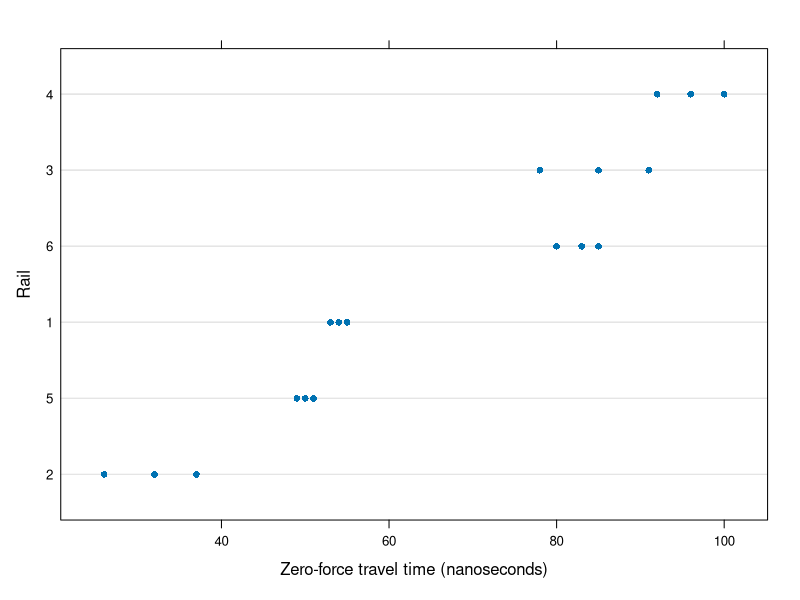
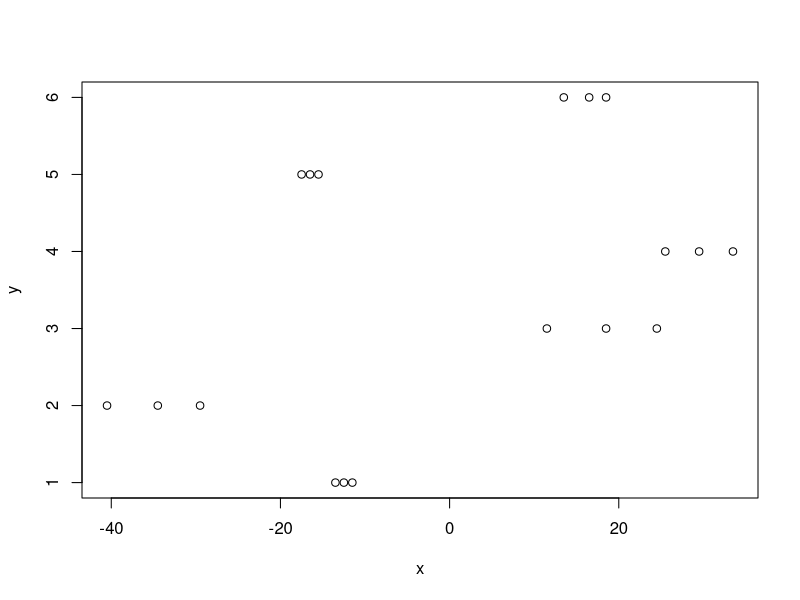
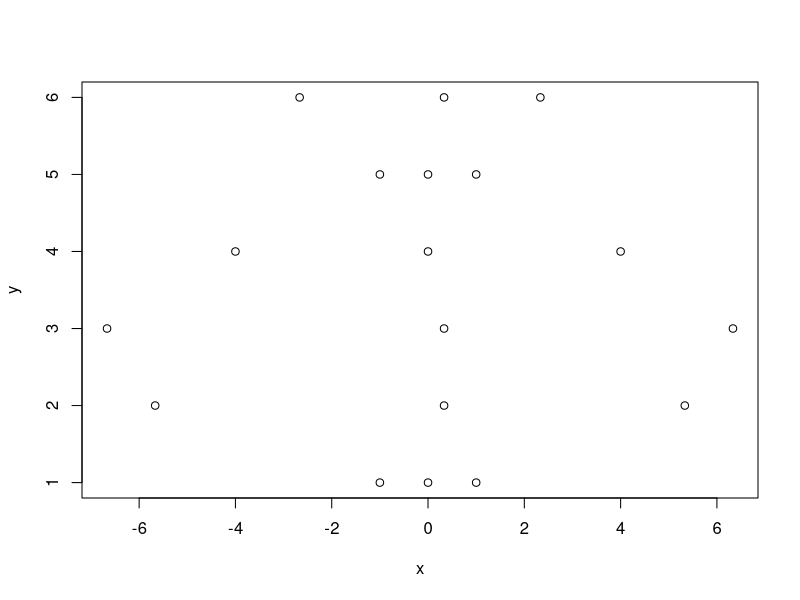

Write R code to recreate these figures, in order. (Note: this script raises an error after producing the figures.)
#Pinheiro and Bates examples
library(nlme)

##first is the Rail data
data(Rail)
plot(Rail)#nice plots for 'grouped datasets' see ch3 for how to do this. 

#Here I want to know the average travel time for a 'typical' rail. That is I am interested in the population. 

#the plot shows considerable between rail variability with little within rail variability

#basic lm fit to estimate population average
fm1Rail.lm <- lm( travel ~ 1, data = Rail )
fm1Rail.lm

#average is sound but doesn't take into account the correlated errors within the groups of Rail. That is, the error is not independent and these 'goup effects' are inserted into the residuals, leading to an increased estimate of the within rails variability. This would also be considered pseudoreplication to estimate population average. However, this model does provide an estimate of between rail variability
x <- resid(fm1Rail.lm)
y <- Rail$Rail
y <- as.vector(y)
plot(x,y)

#one can account for this by using the individual estimates to calculate per rail averages.  
fm2Rail.lm <- lm( travel ~ Rail -1, data = Rail )#removes intercept term
fm2Rail.lm
#note the residual standard error is lower, and similar boxplots show the absolute residuals centered closer to 0
x <- resid(fm2Rail.lm)
y <- Rail$Rail
y <- as.vector(y)
plot(x,y)

#Here we are accounting for the correlated measurements within the different rails but this does not give an estimate of between rail variability?...(isn't this the Mean Sq?) Also the number of terms in the model increase linearly with the number of rails, thats a bad thing for sure.

#The above FE model is equivalent to
obsij = Railavg + (Raili-Railavg) + errorij
#in fact this is what you would get returned if I didn't put the intercept correction (-1) term in.

#A random effects model replaces Railavg with the mean travel time over the population of rails and (Raili-Railavg) deviations are replaced with random variables whos DISTRIBUTION IS TO BE ESTIMATED. That is,
obsij = Railpopmean + bi + eij
#where Railpopmean is the mean travel time for the population being sampled, bi is a random variable representing the deviation of the mean travel time for the ith rail from the population, and eij is a random variable representing the deviation of the travel time for observation j on rail i from the mean travel time for all i.
#each random variable is assumed to be normally distributed, independant with constant variances. 

#this model is nested because it has to levels of random variables. They are random becauuse they are selected from a population and they are effects because they represent the shift from the population mean. 

#the parameters of this model are Railpopmean, the variance of bi and the variance of eij. we do produce predictions of bi, bihat but they are used to estimate the variance

#here is the random effects model
fm1Rail.lme <- lme(travel ~ 1, data = Rail, random = ~ 1 | Rail)

summary(fm1Rail.lme)

#note that the random variable standard deviations are close to those for the residuals in the linear models (see text).

#if I want to change the optimization approach
fm1Rail.lmeML <- update( fm1Rail.lme, method = "ML" )
summary(fm1Rail.lmeML)

#assess constant variance in eij (heteroskedasticity)
plot(fm1Rail.lme)

#shown are the residuals eij = obsij-Railpopmean(hat)-bi(hat)
#heteroskedasticity may be apparent over larger ranges of continuous variables

#95% confidence intervals
intervals(fm1Rail.lme)
#note the large intervals for the random effect and the fixed effect (intercept). This will likely be the case for me as well

#for fixed effects
anova(fm1Rail.lme)
#the null here is that the intercept equals 0. Which is not relevant

#Randomized block design 1.2 **************************************************************8

#two factors. A fixed experimental and a random 'blocking' factor/effect.

data(ergoStool)
plot.design(ergoStool)#see the magnitude of each effect
ergoStool

#model with fixed type of stool effect and random subject effect
obsij = Typej + Subjecti + errorij

#Each subject tries each stool once. The above is equivalent to a matrix formulation, where for each subject, four stool fits, four subject specific random effects, and four subject specific errors are estimated. See book. 

#which stool is easier to get up from, knowing that subjects have varying difficulties arising
#I have four stools and 9 subjects. I need a constrast matrix for the four stools.

contrasts(ergoStool$Type)
#a baseline for T1 is produced and three rows which are the contrasts. This is referred to the 'contrasts' matrix
model.matrix(effort ~ Type, ergoStool)
#note how there is a model matrix (or Xi matrix) for each individual with a fixed intercept.

#for just one contrast
ergoStool1 <- ergoStool[ ergoStool$Subject == "1", ]
model.matrix(effort ~ Type, ergoStool1)

#fit the model
fm2Stool <- lme(effort ~ Type, data = ergoStool, random = ~ 1 | Subject)
summary(fm2Stool)
#anova
anova(fm2Stool)
#some confustion about the anova output here.Testing B2-B4 = 0.

#fitting using the cell means parameterization. The column of 1s is removed
model.matrix( effort ~ Type - 1, ergoStool1 )
fm3Stool <- lme(effort ~ Type - 1, data = ergoStool, random = ~ 1 | Subject)
summary(fm3Stool)
anova(fm3Stool)
#here I am testing B1-B4 = 0. This is not an appropriate test. Here's what to know:
# 1) The overall effect of the factor should be assessed with anova, not
# by examining the t-value’s or p-value’s associated with the fixedeffects parameters. The anova output does not depend on the choice of contrasts as long as the intercept term is retained in the model.

# 2)Interpretation of the parameter estimates for a fixed-effects term depends on the contrasts being

# 3) # For REML estimation, likelihood-ratio tests or comparisons of AIC
# or BIC require the same fixed-effects structure and the same choice
# of contrasts in all models.

# 4) The “cell means” parameters can be estimated by adding -1 to a model formula but this will usually make the results of anova meaningless.

#assessing model fit
intervals(fm2Stool)
plot(fm2Stool)#residuals do not show heteroskedasticity 

plot( fm2Stool, form = resid(., type = "p") ~ fitted(.) | Subject, abline = 0 )#residuals cut by subject.



































